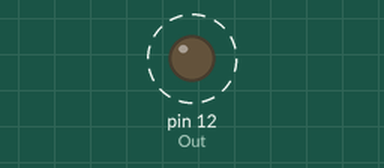
Simulated run of this sketch. Board: Arduino Uno, built with avr-gcc and run on an emulated ATmega328P. Parts: output pins drawn as LEDs (lit = HIGH). Dashed ring = blinking.

Above: at 0.2 s.
Timing chart, 0 to 3.0 s (numbered marks = the images above):
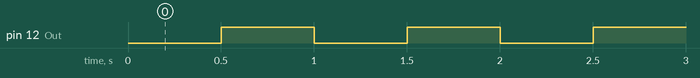

Measured:
- by itself, pin 12 (Out): alternates HIGH for 0.50 s and LOW for 0.50 s

The sketch:

hello.ino
```cpp
const int Out = 12 ;
const int Delay = 500 ;

void setup() {
	pinMode(Out, OUTPUT);
}

void loop() {
	delay(Delay);
	digitalWrite(Out, HIGH);
	delay(Delay);
	digitalWrite(Out, LOW);
}
```
